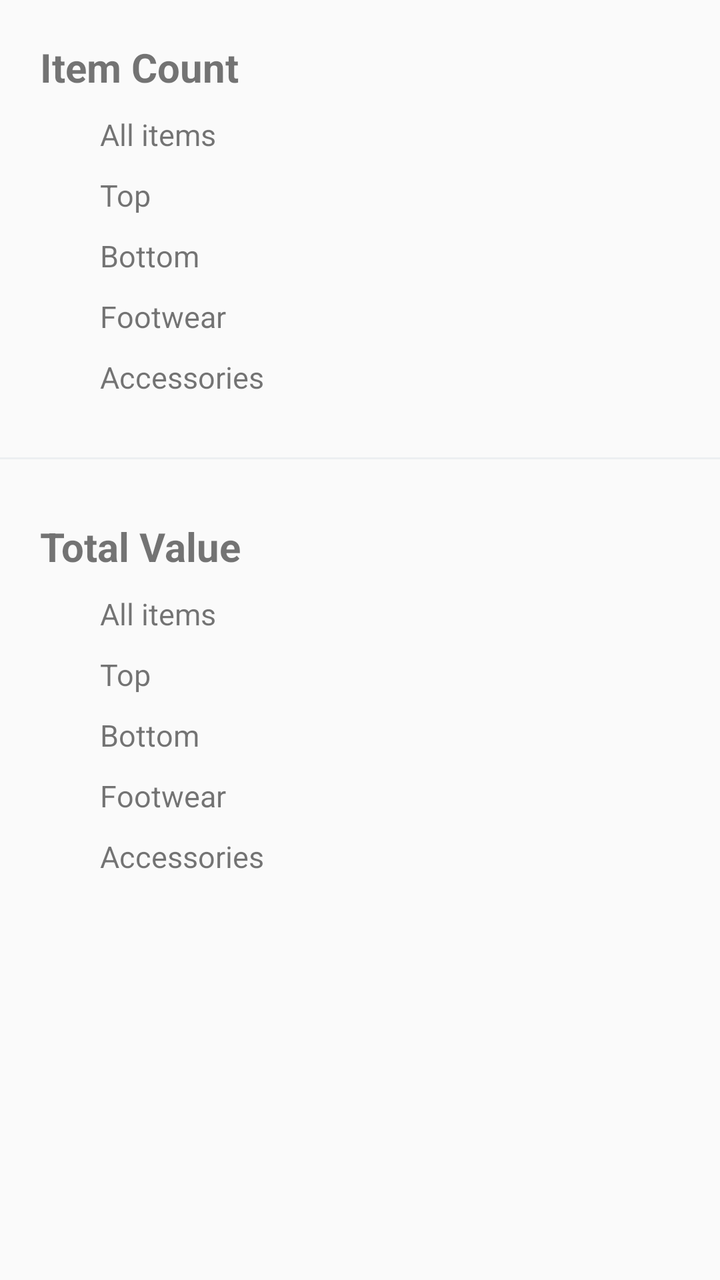
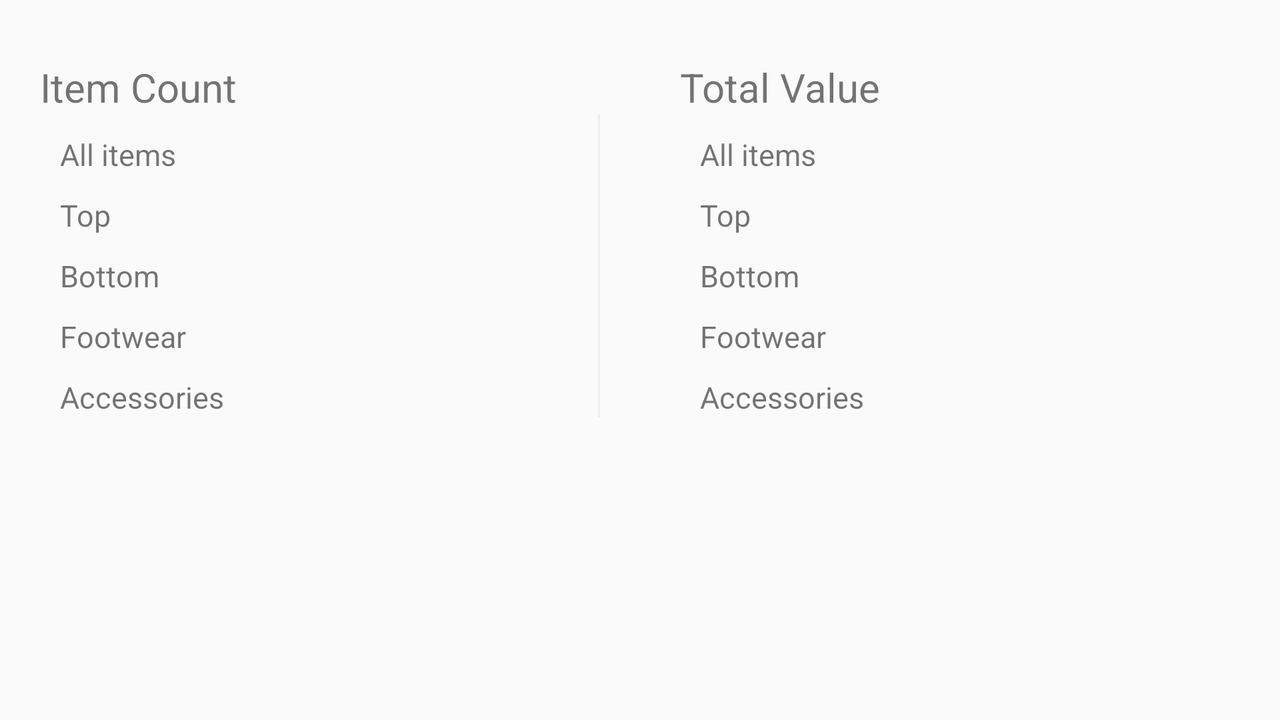

An Android layout and its configuration variant, each rendered on a device that would load it. The default file and the variant file are quoted in full after the pictures.
<!-- AndroidManifest.xml: application theme AppTheme -->
<!-- res/layout/fragment_menu_statistics.xml -->
<?xml version="1.0" encoding="utf-8"?>
<LinearLayout xmlns:android="http://schemas.android.com/apk/res/android"
    android:layout_width="match_parent"
    android:layout_height="match_parent"
    android:layout_margin="20dp"
    android:orientation="vertical">

    <TextView
        android:text="@string/itemcount"
        android:textSize="20sp"
        android:textStyle="bold"
        android:layout_marginTop="20dp"
        android:layout_marginLeft="20dp"
        android:layout_width="match_parent"
        android:layout_height="wrap_content" />

    <LinearLayout
        android:orientation="horizontal"
        android:layout_width="match_parent"
        android:layout_height="wrap_content">

        <LinearLayout
            android:orientation="vertical"
            android:layout_marginLeft="50dp"
            android:layout_width="wrap_content"
            android:layout_height="wrap_content">

            <TextView
                android:text="@string/allitems"
                android:textSize="15sp"
                android:layout_marginTop="10dp"
                android:layout_width="wrap_content"
                android:layout_height="wrap_content" />

            <TextView
                android:text="@string/top"
                android:textSize="15sp"
                android:layout_marginTop="10dp"
                android:layout_width="wrap_content"
                android:layout_height="wrap_content" />

            <TextView
                android:text="@string/bottom"
                android:textSize="15sp"
                android:layout_marginTop="10dp"
                android:layout_width="wrap_content"
                android:layout_height="wrap_content" />

            <TextView
                android:text="@string/footwear"
                android:textSize="15sp"
                android:layout_marginTop="10dp"
                android:layout_width="wrap_content"
                android:layout_height="wrap_content" />

            <TextView
                android:text="@string/accessories"
                android:textSize="15sp"
                android:layout_marginTop="10dp"
                android:layout_width="wrap_content"
                android:layout_height="wrap_content" />

        </LinearLayout>

        <LinearLayout
            android:orientation="vertical"
            android:gravity="right"
            android:layout_marginLeft="50dp"
            android:layout_width="wrap_content"
            android:layout_height="wrap_content">

            <TextView
                android:id="@+id/tv_itemcount"
                android:textSize="15sp"
                android:layout_marginTop="10dp"
                android:layout_width="wrap_content"
                android:layout_height="wrap_content" />

            <TextView
                android:id="@+id/tv_topcount"
                android:textSize="15sp"
                android:layout_marginTop="10dp"
                android:layout_width="wrap_content"
                android:layout_height="wrap_content" />

            <TextView
                android:id="@+id/tv_bottomcount"
                android:textSize="15sp"
                android:layout_marginTop="10dp"
                android:layout_width="wrap_content"
                android:layout_height="wrap_content" />

            <TextView
                android:id="@+id/tv_footwearcount"
                android:textSize="15sp"
                android:layout_marginTop="10dp"
                android:layout_width="wrap_content"
                android:layout_height="wrap_content" />

            <TextView
                android:id="@+id/tv_accesscount"
                android:textSize="15sp"
                android:layout_marginTop="10dp"
                android:layout_width="wrap_content"
                android:layout_height="wrap_content" />

        </LinearLayout>
    </LinearLayout>

    <View
        android:layout_marginTop="30dp"
        android:layout_marginBottom="10dp"
        android:layout_width="match_parent"
        android:layout_height="1dp"
        android:background="@color/colorPrimaryLightest" />

    <TextView
        android:text="@string/totalvalue"
        android:textSize="20sp"
        android:textStyle="bold"
        android:layout_marginTop="20dp"
        android:layout_marginLeft="20dp"
        android:layout_width="match_parent"
        android:layout_height="wrap_content" />

    <LinearLayout
        android:orientation="horizontal"
        android:layout_width="match_parent"
        android:layout_height="wrap_content">

        <LinearLayout
            android:orientation="vertical"
            android:layout_marginLeft="50dp"
            android:layout_width="wrap_content"
            android:layout_height="wrap_content">

            <TextView
                android:text="@string/allitems"
                android:textSize="15sp"
                android:layout_marginTop="10dp"
                android:layout_width="wrap_content"
                android:layout_height="wrap_content" />

            <TextView
                android:text="@string/top"
                android:textSize="15sp"
                android:layout_marginTop="10dp"
                android:layout_width="wrap_content"
                android:layout_height="wrap_content" />

            <TextView
                android:text="@string/bottom"
                android:textSize="15sp"
                android:layout_marginTop="10dp"
                android:layout_width="wrap_content"
                android:layout_height="wrap_content" />

            <TextView
                android:text="@string/footwear"
                android:textSize="15sp"
                android:layout_marginTop="10dp"
                android:layout_width="wrap_content"
                android:layout_height="wrap_content" />

            <TextView
                android:text="@string/accessories"
                android:textSize="15sp"
                android:layout_marginTop="10dp"
                android:layout_width="wrap_content"
                android:layout_height="wrap_content" />

        </LinearLayout>

        <LinearLayout
            android:orientation="vertical"
            android:gravity="right"
            android:layout_marginLeft="50dp"
            android:layout_width="wrap_content"
            android:layout_height="wrap_content">

            <TextView
                android:id="@+id/tv_itemvalue"
                android:textSize="15sp"
                android:layout_marginTop="10dp"
                android:layout_width="wrap_content"
                android:layout_height="wrap_content" />

            <TextView
                android:id="@+id/tv_topvalue"
                android:textSize="15sp"
                android:layout_marginTop="10dp"
                android:layout_width="wrap_content"
                android:layout_height="wrap_content" />

            <TextView
                android:id="@+id/tv_bottomvalue"
                android:textSize="15sp"
                android:layout_marginTop="10dp"
                android:layout_width="wrap_content"
                android:layout_height="wrap_content" />

            <TextView
                android:id="@+id/tv_footwearvalue"
                android:textSize="15sp"
                android:layout_marginTop="10dp"
                android:layout_width="wrap_content"
                android:layout_height="wrap_content" />

            <TextView
                android:id="@+id/tv_accessvalue"
                android:textSize="15sp"
                android:layout_marginTop="10dp"
                android:layout_width="wrap_content"
                android:layout_height="wrap_content" />
        </LinearLayout>
    </LinearLayout>
</LinearLayout>
<!-- resources referenced by this layout -->
<resources>
  <color name="colorPrimaryLightest">#ECEFF1</color>
  <string name="accessories">Accessories</string>
  <string name="allitems">All items</string>
  <string name="bottom">Bottom</string>
  <string name="footwear">Footwear</string>
  <string name="itemcount">Item Count</string>
  <string name="top">Top</string>
  <string name="totalvalue">Total Value</string>
  <!-- from res/values-v21/ -->
  <style name="AppTheme" parent="Theme.AppCompat.Light.NoActionBar">
          <item name="colorPrimary">@color/colorPrimary</item>
          <item name="colorPrimaryDark">@color/colorPrimaryDark</item>
          <item name="colorAccent">@color/colorAccent</item>
          <item name="android:statusBarColor">@color/colorPrimaryDark</item>
      </style>
  <color name="colorPrimary">#607D8B</color>
  <color name="colorPrimaryDark">#37474F</color>
  <color name="colorAccent">#546E7A</color>
</resources>
<!-- res/layout-land/fragment_menu_statistics.xml (the author's variant of the layout above) -->
<!-- drawn on the phone turned sideways -->
<?xml version="1.0" encoding="utf-8"?>
<LinearLayout xmlns:android="http://schemas.android.com/apk/res/android"
    android:layout_width="match_parent"
    android:layout_height="match_parent"
    android:layout_marginRight="20dp"
    android:layout_marginLeft="20dp"
    android:orientation="vertical">

    <LinearLayout
        android:layout_marginTop="20dp"
        android:orientation="horizontal"
        android:layout_width="match_parent"
        android:layout_height="wrap_content">

        <TextView
            android:text="@string/itemcount"
            android:textSize="20sp"
            android:layout_marginTop="10dp"
            android:layout_marginLeft="20dp"
            android:layout_weight="1"
            android:layout_width="0dp"
            android:layout_height="wrap_content" />

        <TextView
            android:text="@string/totalvalue"
            android:textSize="20sp"
            android:layout_marginLeft="20dp"
            android:layout_marginTop="10dp"
            android:layout_weight="1"
            android:layout_width="0dp"
            android:layout_height="wrap_content" />

    </LinearLayout>


    <LinearLayout
        android:orientation="horizontal"
        android:layout_width="match_parent"
        android:layout_height="wrap_content">

        <LinearLayout
            android:orientation="vertical"
            android:layout_weight="3"
            android:layout_width="0dp"
            android:layout_height="wrap_content">

            <TextView
                android:text="@string/allitems"
                android:textSize="15sp"
                android:layout_marginLeft="30dp"
                android:layout_marginTop="10dp"
                android:layout_width="wrap_content"
                android:layout_height="wrap_content" />

            <TextView
                android:text="@string/top"
                android:textSize="15sp"
                android:layout_marginLeft="30dp"
                android:layout_marginTop="10dp"
                android:layout_width="wrap_content"
                android:layout_height="wrap_content" />

            <TextView
                android:text="@string/bottom"
                android:textSize="15sp"
                android:layout_marginLeft="30dp"
                android:layout_marginTop="10dp"
                android:layout_width="wrap_content"
                android:layout_height="wrap_content" />

            <TextView
                android:text="@string/footwear"
                android:textSize="15sp"
                android:layout_marginLeft="30dp"
                android:layout_marginTop="10dp"
                android:layout_width="wrap_content"
                android:layout_height="wrap_content" />

            <TextView
                android:text="@string/accessories"
                android:textSize="15sp"
                android:layout_marginLeft="30dp"
                android:layout_marginTop="10dp"
                android:layout_width="wrap_content"
                android:layout_height="wrap_content" />

        </LinearLayout>

        <LinearLayout
            android:orientation="vertical"
            android:gravity="center"
            android:layout_weight="1"
            android:layout_width="0dp"
            android:layout_height="wrap_content">

            <TextView
                android:id="@+id/tv_itemcount"
                android:textSize="15sp"
                android:layout_marginTop="10dp"
                android:layout_width="wrap_content"
                android:layout_height="wrap_content" />

            <TextView
                android:id="@+id/tv_topcount"
                android:textSize="15sp"
                android:layout_marginTop="10dp"
                android:layout_width="wrap_content"
                android:layout_height="wrap_content" />

            <TextView
                android:id="@+id/tv_bottomcount"
                android:textSize="15sp"
                android:layout_marginTop="10dp"
                android:layout_width="wrap_content"
                android:layout_height="wrap_content" />

            <TextView
                android:id="@+id/tv_footwearcount"
                android:textSize="15sp"
                android:layout_marginTop="10dp"
                android:layout_width="wrap_content"
                android:layout_height="wrap_content" />

            <TextView
                android:id="@+id/tv_accesscount"
                android:textSize="15sp"
                android:layout_marginTop="10dp"
                android:layout_width="wrap_content"
                android:layout_height="wrap_content" />

        </LinearLayout>

        <View
            android:layout_width="1dp"
            android:layout_height="match_parent"
            android:background="@color/colorPrimaryLightest" />

        <LinearLayout
            android:orientation="vertical"
            android:layout_marginLeft="20dp"
            android:layout_weight="3"
            android:layout_width="0dp"
            android:layout_height="wrap_content">


            <TextView
                android:text="@string/allitems"
                android:textSize="15sp"
                android:layout_marginLeft="30dp"
                android:layout_marginTop="10dp"
                android:layout_width="wrap_content"
                android:layout_height="wrap_content" />

            <TextView
                android:text="@string/top"
                android:textSize="15sp"
                android:layout_marginLeft="30dp"
                android:layout_marginTop="10dp"
                android:layout_width="wrap_content"
                android:layout_height="wrap_content" />

            <TextView
                android:text="@string/bottom"
                android:textSize="15sp"
                android:layout_marginLeft="30dp"
                android:layout_marginTop="10dp"
                android:layout_width="wrap_content"
                android:layout_height="wrap_content" />

            <TextView
                android:text="@string/footwear"
                android:textSize="15sp"
                android:layout_marginLeft="30dp"
                android:layout_marginTop="10dp"
                android:layout_width="wrap_content"
                android:layout_height="wrap_content" />

            <TextView
                android:text="@string/accessories"
                android:textSize="15sp"
                android:layout_marginLeft="30dp"
                android:layout_marginTop="10dp"
                android:layout_width="wrap_content"
                android:layout_height="wrap_content" />

        </LinearLayout>

        <LinearLayout
            android:orientation="vertical"
            android:gravity="center"
            android:layout_marginRight="20dp"
            android:layout_weight="1"
            android:layout_width="0dp"
            android:layout_height="wrap_content">

            <TextView
                android:id="@+id/tv_itemvalue"
                android:textSize="15sp"
                android:layout_marginTop="10dp"
                android:layout_width="wrap_content"
                android:layout_height="wrap_content" />

            <TextView
                android:id="@+id/tv_topvalue"
                android:textSize="15sp"
                android:layout_marginTop="10dp"
                android:layout_width="wrap_content"
                android:layout_height="wrap_content" />

            <TextView
                android:id="@+id/tv_bottomvalue"
                android:textSize="15sp"
                android:layout_marginTop="10dp"
                android:layout_width="wrap_content"
                android:layout_height="wrap_content" />

            <TextView
                android:id="@+id/tv_footwearvalue"
                android:textSize="15sp"
                android:layout_marginTop="10dp"
                android:layout_width="wrap_content"
                android:layout_height="wrap_content" />

            <TextView
                android:id="@+id/tv_accessvalue"
                android:textSize="15sp"
                android:layout_marginTop="10dp"
                android:layout_width="wrap_content"
                android:layout_height="wrap_content" />

        </LinearLayout>

    </LinearLayout>

</LinearLayout>
